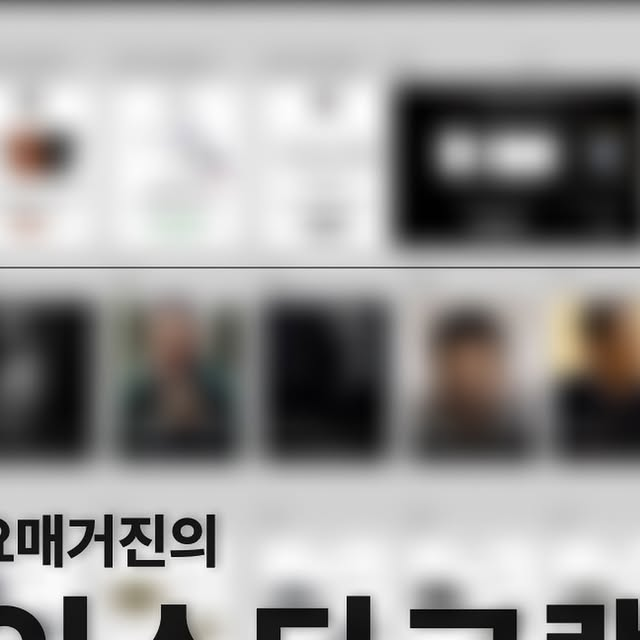
#> input picture images/public_saved-refs__saved_C-QCe6gvswR.jpg, 640 x 640 px
$ python -i features.py   (imports and definitions only)
#> lines starting #> are read from the running program, lines starting #| are printed output that depends on the picture
"""Deterministic, torch-free visual features for each reference image.

Everything here runs locally with opencv + numpy (already installed). These give
the index real signal for color/brightness/layout-feel search before the heavy
RunPod pass (CLIP embeddings + detector layout tags) adds semantic + structural
tags on top.
"""
import numpy as np
import cv2


def _load_small(path, side=128):
    """Read RGB, downscale so the long side == `side` (fast, stable features)."""
    bgr = cv2.imread(path, cv2.IMREAD_COLOR)
    if bgr is None:  # fall back to PIL for odd formats
        from PIL import Image
        bgr = cv2.cvtColor(np.array(Image.open(path).convert("RGB")), cv2.COLOR_RGB2BGR)
    h, w = bgr.shape[:2]
    s = side / max(h, w)
    if s < 1.0:
        bgr = cv2.resize(bgr, (max(1, int(w * s)), max(1, int(h * s))), interpolation=cv2.INTER_AREA)
    return bgr, (w, h)


def _kmeans_palette(rgb, k=5, iters=8):
    """Tiny numpy k-means over pixels -> (centers[k,3] uint8, weights[k] float)."""
    pix = rgb.reshape(-1, 3).astype(np.float32)
    if len(pix) > 4000:  # subsample for speed
        idx = np.linspace(0, len(pix) - 1, 4000).astype(int)
        pix = pix[idx]
    k = min(k, len(np.unique(pix, axis=0)))
    if k <= 1:
        c = pix.mean(0, keepdims=True)
        return c.astype(np.uint8), np.array([1.0], np.float32)
    # init: evenly spaced by luminance so clusters are reproducible (no RNG)
    lum = pix @ np.array([0.299, 0.587, 0.114], np.float32)
    order = np.argsort(lum)
    cents = pix[order[np.linspace(0, len(pix) - 1, k).astype(int)]].copy()
    for _ in range(iters):
        d = ((pix[:, None, :] - cents[None, :, :]) ** 2).sum(2)
        lab = d.argmin(1)
        for j in range(k):
            m = lab == j
            if m.any():
                cents[j] = pix[m].mean(0)
    counts = np.bincount(lab, minlength=k).astype(np.float32)
    w = counts / counts.sum()
    o = np.argsort(-w)
    return cents[o].astype(np.uint8), w[o]


def _colorfulness(rgb):
    """Hasler-Susstrunk colorfulness metric (grayscale ~0, vivid ~100+)."""
    r, g, b = rgb[..., 0].astype(np.float32), rgb[..., 1].astype(np.float32), rgb[..., 2].astype(np.float32)
    rg, yb = r - g, 0.5 * (r + g) - b
    return float(np.sqrt(rg.std() ** 2 + yb.std() ** 2) + 0.3 * np.sqrt(rg.mean() ** 2 + yb.mean() ** 2))


def extract(path):
    """All local features for one image -> json-safe dict."""
    bgr, (W, H) = _load_small(path)
#> in _load_small, bgr is the input picture: shape (640, 640, 3); mean B, G, R 150.1, 151.4, 152.9
#> in _load_small, `bgr = cv2.resize(bgr, (max(1, int(w * s)), max(1, int(h * s))), interp..`:
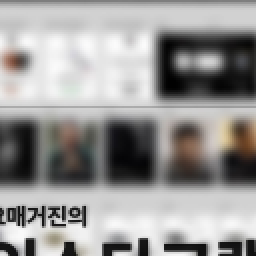
#> bgr: shape (128, 128, 3) (shown 2 times larger); mean B, G, R 150.1, 151.4, 152.9
#> W = 640; H = 640
    rgb = cv2.cvtColor(bgr, cv2.COLOR_BGR2RGB)
    hsv = cv2.cvtColor(bgr, cv2.COLOR_BGR2HSV)
#> hsv: shape (128, 128, 3); mean H, S, V 16.9, 8.1, 153.2
    gray = cv2.cvtColor(bgr, cv2.COLOR_BGR2GRAY)
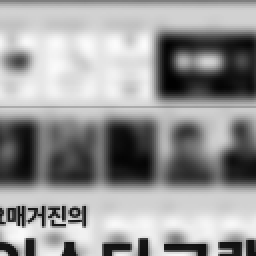
#> gray: shape (128, 128) (shown 2 times larger); min 1, max 251, mean 151.7

    centers, weights = _kmeans_palette(rgb)
#> in _kmeans_palette, `idx = np.linspace(0, len(pix) - 1, 4000).astype(int)`: idx = 4000 values from 0 to 16383
#> in _kmeans_palette, `k = min(k, len(np.unique(pix, axis=0)))`: k = 5
#> in _kmeans_palette, `lum = pix @ np.array([0.299, 0.587, 0.114], np.float32)`: lum = 4000 values, max 251 at index 698, min 1 at index 1271, mean 151.9
#> in _kmeans_palette, `order = np.argsort(lum)`: order = 4000 values, max 3999 at index 142, min 0 at index 1428, mean 1999.5
#> in _kmeans_palette, `cents = pix[order[np.linspace(0, len(pix) - 1, k).astype(int)]].copy()`: cents = [[1, 1, 1], [85, 85, 85], [182, 182, 182], [212, 211, 206], [251, 251, 251]]
#> after the loop in _kmeans_palette, `for _ in range(iters):`: cents = [[34.72, 33.79, 33.55], [102.2, 97.5, 93.64], [160.2, 157.7, 155.2], [203.6, 202.9, 202.1], [231.4, 231.5, 231.2]]
#> in _kmeans_palette, `counts = np.bincount(lab, minlength=k).astype(np.float32)`: counts = [798, 670, 520, 1172, 840]
#> in _kmeans_palette, `w = counts / counts.sum()`: w = [0.199, 0.168, 0.13, 0.293, 0.21]
#> in _kmeans_palette, `o = np.argsort(-w)`: o = [3, 4, 0, 1, 2]
#> centers = [[203, 202, 202], [231, 231, 231], [34, 33, 33], [102, 97, 93], [160, 157, 155]]; weights = [0.293, 0.21, 0.199, 0.168, 0.13]
    brightness = float(gray.mean() / 255.0)
#> brightness = 0.595
    saturation = float(hsv[..., 1].mean() / 255.0)
#> saturation = 0.0316
    edges = cv2.Canny(gray, 80, 160)
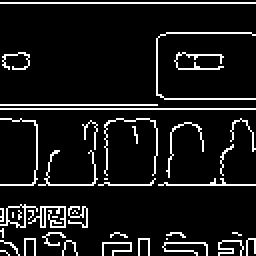
#> edges: shape (128, 128) (shown 2 times larger); 9.3% white in thin lines or dots
    edge_density = float((edges > 0).mean())
#> edge_density = 0.0933

    # dark theme = the dominant (most-weighted) palette color is dark
    dom = centers[0].astype(np.float32)
#> dom = [203, 202, 202]
    dom_lum = float(dom @ np.array([0.299, 0.587, 0.114]) / 255.0)
#> dom_lum = 0.793

    return {
        "w": W, "h": H, "aspect": round(W / H, 4),
        "palette": [[int(c[0]), int(c[1]), int(c[2])] for c in centers],
        "palette_w": [round(float(x), 4) for x in weights],
        "brightness": round(brightness, 4),
        "saturation": round(saturation, 4),
        "colorfulness": round(_colorfulness(rgb), 2),
        "edge_density": round(edge_density, 4),
        "dark": bool(dom_lum < 0.45),
        "dom_lum": round(dom_lum, 4),
    }
#> in _colorfulness, `rg, yb = r - g, 0.5 * (r + g) - b`:
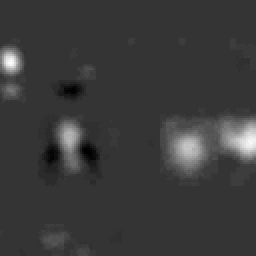
#> rg: shape (128, 128) float32 (shown 2 times larger); min -12, max 46, mean 1.5; drawn with min black and max white
#> in _colorfulness, `rg, yb = r - g, 0.5 * (r + g) - b`:
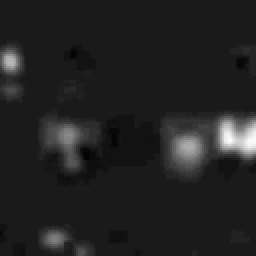
#> yb: shape (128, 128) float32 (shown 2 times larger); min -6.5, max 57, mean 2; drawn with min black and max white


def color_vector(feat):
    """Compact color descriptor for similarity ranking: top-3 palette colors in a
    perceptually-evened space, weighted, + brightness/sat/colorfulness."""
    pal = np.array(feat["palette"][:3], np.float32) / 255.0
    w = np.array((feat["palette_w"] + [0, 0, 0])[:3], np.float32)
    w = w / (w.sum() + 1e-6)
    v = (pal * w[:, None]).reshape(-1)  # 9 dims
    extra = np.array([feat["brightness"], feat["saturation"],
                      min(feat["colorfulness"] / 100.0, 1.0), feat["edge_density"]], np.float32)
    return np.concatenate([v, extra]).astype(np.float32)

>>> result = extract('../images/public_saved-refs__saved_C-QCe6gvswR.jpg')
#> result = 11 items

$ run again, on images/public_saved-refs__saved_DJbOPtCPss_.jpg
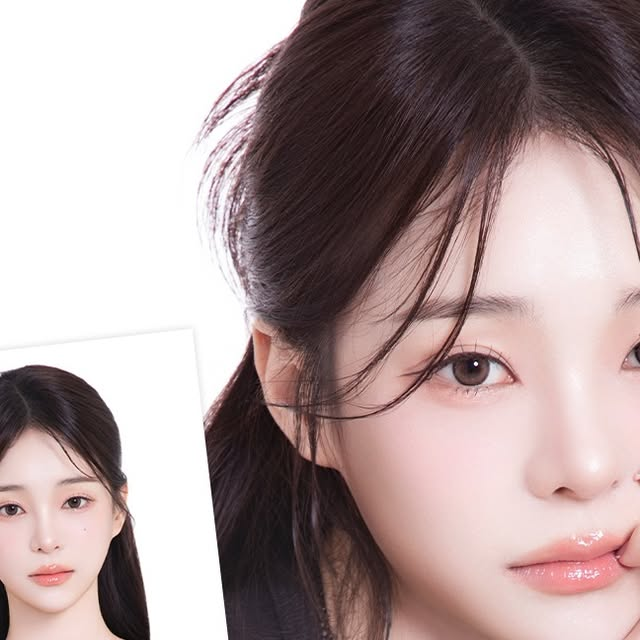
#> input picture images/public_saved-refs__saved_DJbOPtCPss_.jpg, 640 x 640 px
#> in _load_small, bgr is the input picture: shape (640, 640, 3); mean B, G, R 153.9, 154.4, 172.8
#> bgr: shape (128, 128, 3)
#> W = 640
#> hsv: shape (128, 128, 3); mean H, S, V 56.8, 42.8, 172.9
#> idx = 4000 values from 0 to 16383
#> k = 5
#> lum = 4000 values, max 255 at index 0, min 17.27 at index 3911, mean 160
#> order = 4000 values, max 3999 at index 2050, min 0 at index 3109, mean 1999.5
#> in _kmeans_palette, `cents = pix[order[np.linspace(0, len(pix) - 1, k).astype(int)]].copy()`: cents = [[21, 16, 14], [73, 48, 50], [222, 183, 178], [253, 253, 254], [255, 255, 255]]
#> after the loop in _kmeans_palette, `for _ in range(iters):`: cents = [[51.41, 36.64, 38.65], [123.8, 89.77, 87.8], [191.7, 148.9, 144.8], [235.1, 207.6, 205.6], [254, 253.1, 253.2]]
#> counts = [1155, 348, 450, 887, 1160]
#> in _kmeans_palette, `w = counts / counts.sum()`: w = [0.289, 0.087, 0.112, 0.222, 0.29]
#> o = [4, 0, 3, 2, 1]
#> centers = [[253, 253, 253], [51, 36, 38], [235, 207, 205], [191, 148, 144], [123, 89, 87]]; weights = [0.29, 0.289, 0.222, 0.112, 0.087]
#> brightness = 0.627
#> saturation = 0.168
#> in extract, `edges = cv2.Canny(gray, 80, 160)`:
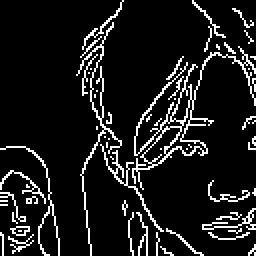
#> edges: shape (128, 128) (shown 2 times larger); 10.5% white in thin lines or dots
#> edge_density = 0.105
#> dom = [253, 253, 253]
#> dom_lum = 0.992
#> in _colorfulness, `rg, yb = r - g, 0.5 * (r + g) - b`:
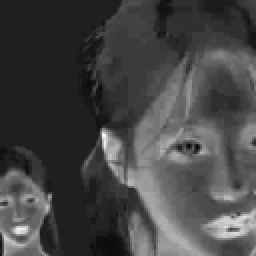
#> yb: shape (128, 128) float32 (shown 2 times larger); min -8, max 56.5, mean 9.7; drawn with min black and max white
#> result = 11 items
